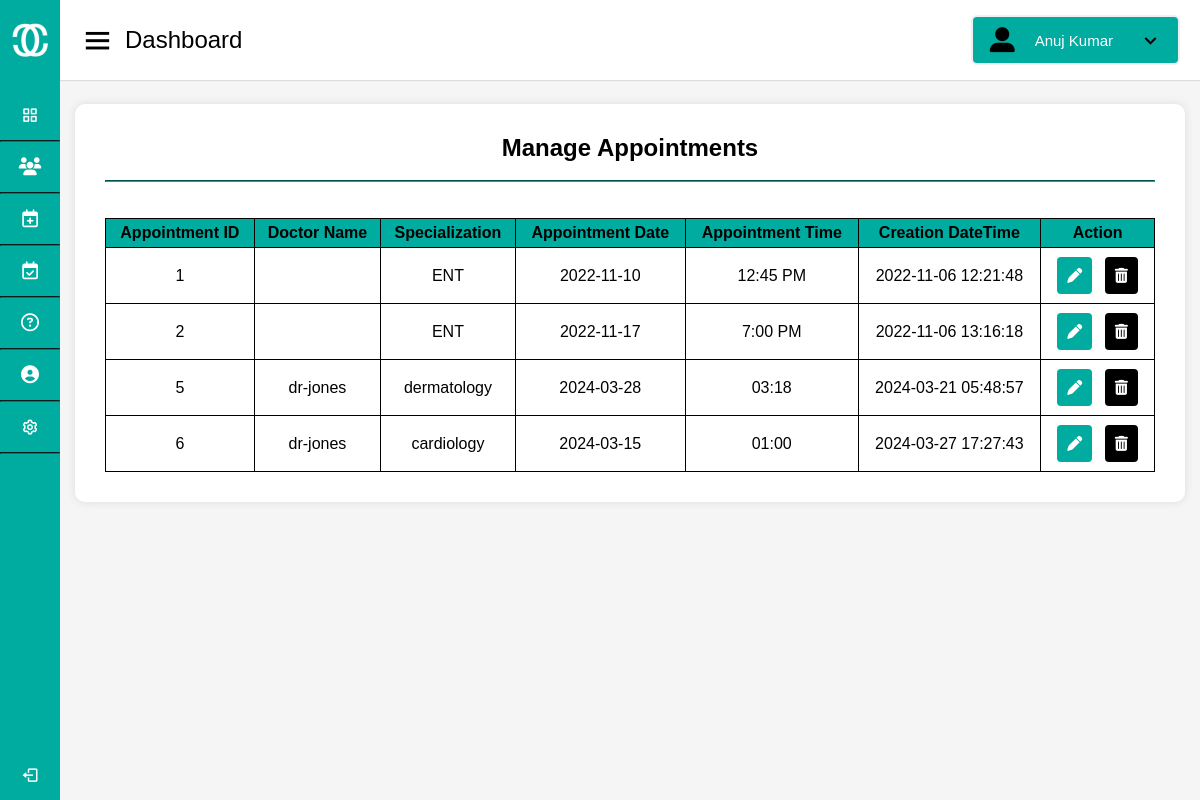
The app's page /Doctor/manage-appointment.php, older data.
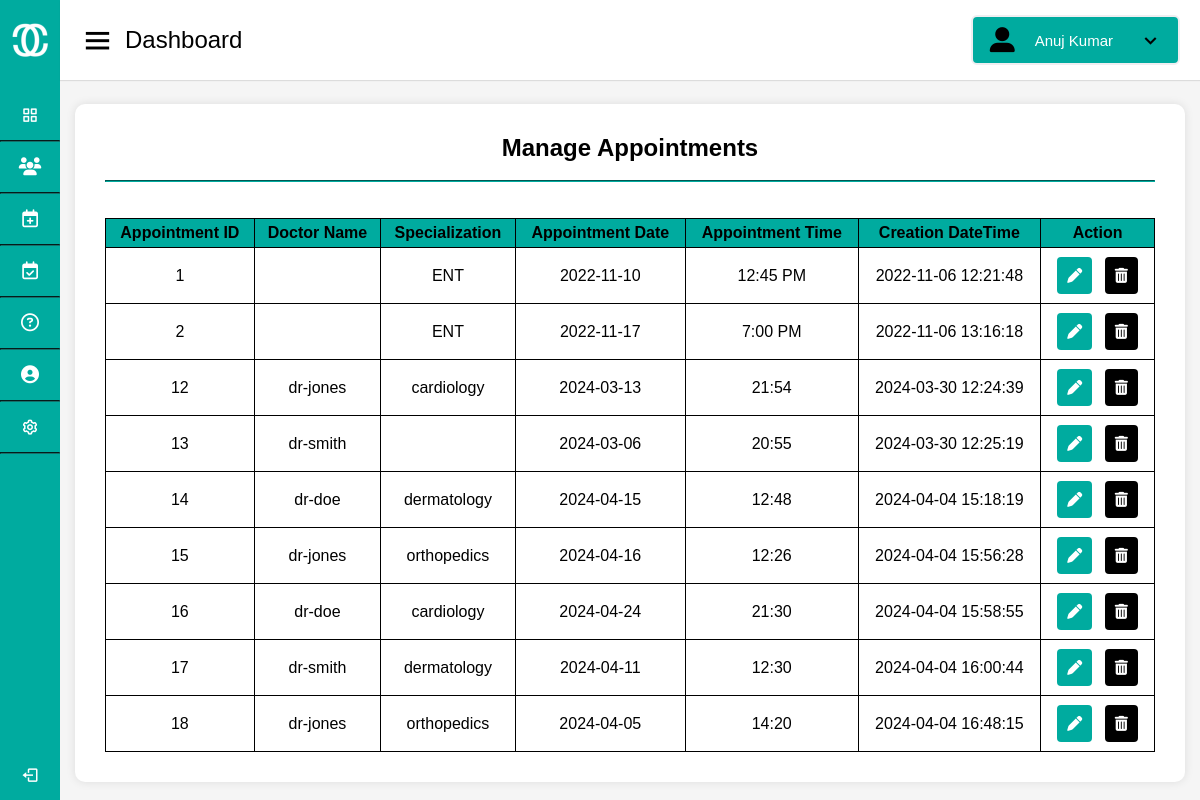
The same page, newer data.
### tables this page shows
CREATE TABLE `appointment` (
  `id` int(11) NOT NULL,
  `doctorSpecialization` varchar(255) DEFAULT NULL,
  `doctor` varchar(255) NOT NULL,
  `consultancyFees` int(11) DEFAULT NULL,
  `appointmentDate` varchar(255) DEFAULT NULL,
  `appointmentTime` varchar(255) DEFAULT NULL,
  `postingDate` timestamp NULL DEFAULT current_timestamp(),
  `updationDate` timestamp NULL DEFAULT NULL ON UPDATE current_timestamp()
);

### Doctor/manage-appointment.php (the view, shortened to what this page needs)
<!DOCTYPE html>
<html lang="en" dir="ltr">
  <head>
    <link rel="stylesheet" href="style.css" />
    <link href="https://unpkg.com/boxicons@2.0.7/css/boxicons.min.css" rel="stylesheet" />
  </head>
  <body onload="onload()">
    <div class="sidebar">
      <div class="logo-details">
        <img src="logo.png" alt="logo">
        <span class="logo_name">CureConnect</span>
      </div>
      <ul class="nav-links">
        <li>
          <a href="index.html" >
            <i class="bx bx-grid-alt"></i>
            <span class="links_name">Dashboard</span>
          </a>
        </li>
        <hr>
        <li>
          <a href="search_patient.php">
            <i class="fa-solid fa-users"></i>
            <span class="links_name">Search Patients</span>
          </a>
          </li>
          <hr>
        <li>
          <a href="manage-appointment.html">
            <i class="fa-regular fa-calendar-plus"></i>
            <span class="links_name">Manage Appointments</span>
          </a>
          </li>
          <hr>
        <li>
          <a href="appointments-history.php">
            <i class="fa-regular fa-calendar-check"></i>
            <span class="links_name">Appointments History</span>
          </a>
        </li>
        <hr>
        <li>
          <a href="contact-us.html">
            <i class="fa-regular fa-circle-question"></i>
            <span class="links_name">Support</span>
          </a>
        </li>
        <hr>
        <li>
          <a href="main-update.php">
            <i class="fa-solid fa-circle-user"></i>
            <span class="links_name">Manage Profile</span>
          </a>
        </li>
        <hr>
        <li>
          <a href="settings.html">
            <i class="bx bx-cog"></i>
            <span class="links_name">Settings</span>
          </a>
        </li>
        <hr>
        <li class="log_out">
          <a href="#">
            <i class="bx bx-log-out"></i>
            <span class="links_name">Log out</span>
          </a>
        </li>
      </ul>
    </div>
    <section class="home-section">
      <nav>
        <div class="sidebar-button">
          <i class="bx bx-menu sidebarBtn"></i>
          <span class="dashboard">Dashboard</span>
        </div>
        <button class="profile-details dropbtn dropdown" onclick="toggleDropdown()">
          <i class="fa-solid fa-user-large"></i>
          <span class="admin_name">Anuj Kumar</span>
          <i class="bx bx-chevron-down"></i>
        </button>
      </nav>
      <div class="home-content">
        <div class="main">
          <div class="main-head">
            <h2>Manage Appointments</h2><br><hr><br><br>
          </div>
          <div class="table-container">
<table>
<tr>
    <th>Appointment ID</th>
    <th>Doctor Name</th>
    <th>Specialization</th>
    <th>Appointment Date</th>
    <th>Appointment Time</th>
    <th>Creation DateTime</th>
    <th>Action</th>
  </tr>
  <?php
$servername = "localhost";
$username = "root";
$password = '';
$dbname = "hms";
$conn = new mysqli($servername, $username, $password, $dbname);
$sql = "SELECT * FROM appointment";
$result = $conn->query($sql);
if ($result->num_rows > 0) {
    while ($row = $result->fetch_assoc()) {
        echo "<tr>";
        echo "<td>" . $row['id'] . "</td>";;
        echo "<td>" . $row['doctor'] . "</td>";
        echo "<td>" . $row['doctorSpecialization'] . "</td>";
        echo "<td>" . $row['appointmentDate'] . "</td>";
        echo "<td>" . $row['appointmentTime'] . "</td>";
        echo "<td>" . $row['postingDate'] . "</td>";
        echo "<td>
                <button class='edit'><i class='fas fa-pen'></i></button>
                <button class='delete'><i class='fas fa-trash-can'></i></button>
              </td>";
        echo "</tr>";
    }
} else {
    echo "<tr><td colspan='7'>No appointments found</td></tr>";
}
?>
</table>
</div>
        </div>
      </div>
  </body>
</html>

Row changes from the older to the newer data that the page shows:
removed appointment: id "5", doctor "dr-jones", doctorSpecialization "dermatology", appointmentDate "2024-03-28", appointmentTime "03:18", postingDate "2024-03-21 05:48:57"
removed appointment: id "6", doctor "dr-jones", doctorSpecialization "cardiology", appointmentDate "2024-03-15", appointmentTime "01:00", postingDate "2024-03-27 17:27:43"
added appointment: id "12", doctor "dr-jones", doctorSpecialization "cardiology", appointmentDate "2024-03-13", appointmentTime "21:54", postingDate "2024-03-30 12:24:39"
added appointment: id "13", doctor "dr-smith", appointmentDate "2024-03-06", appointmentTime "20:55", postingDate "2024-03-30 12:25:19"
added appointment: id "14", doctor "dr-doe", doctorSpecialization "dermatology", appointmentDate "2024-04-15", appointmentTime "12:48", postingDate "2024-04-04 15:18:19"
added appointment: id "15", doctor "dr-jones", doctorSpecialization "orthopedics", appointmentDate "2024-04-16", appointmentTime "12:26", postingDate "2024-04-04 15:56:28"
added appointment: id "16", doctor "dr-doe", doctorSpecialization "cardiology", appointmentDate "2024-04-24", appointmentTime "21:30", postingDate "2024-04-04 15:58:55"
added appointment: id "17", doctor "dr-smith", doctorSpecialization "dermatology", appointmentDate "2024-04-11", appointmentTime "12:30", postingDate "2024-04-04 16:00:44"
added appointment: id "18", doctor "dr-jones", doctorSpecialization "orthopedics", appointmentDate "2024-04-05", appointmentTime "14:20", postingDate "2024-04-04 16:48:15"
